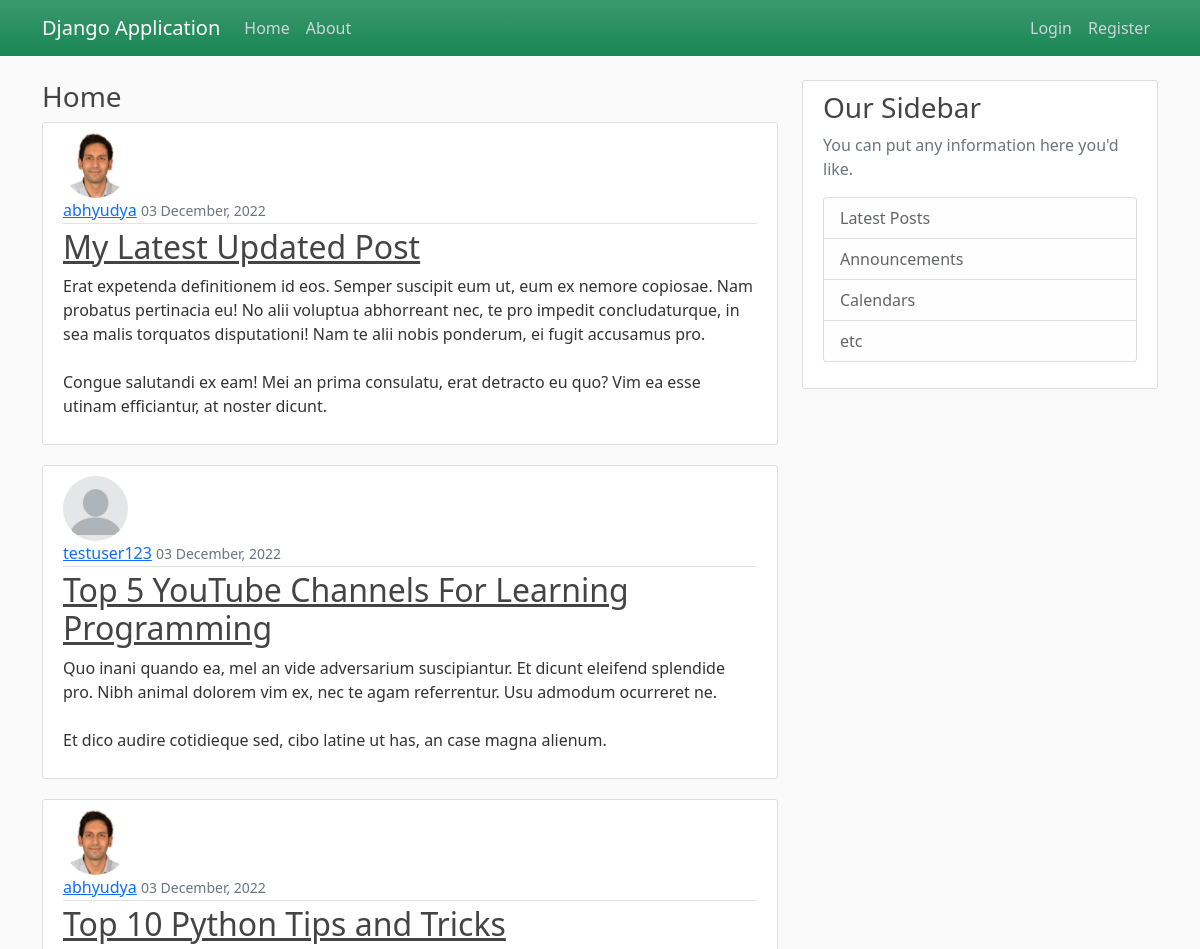
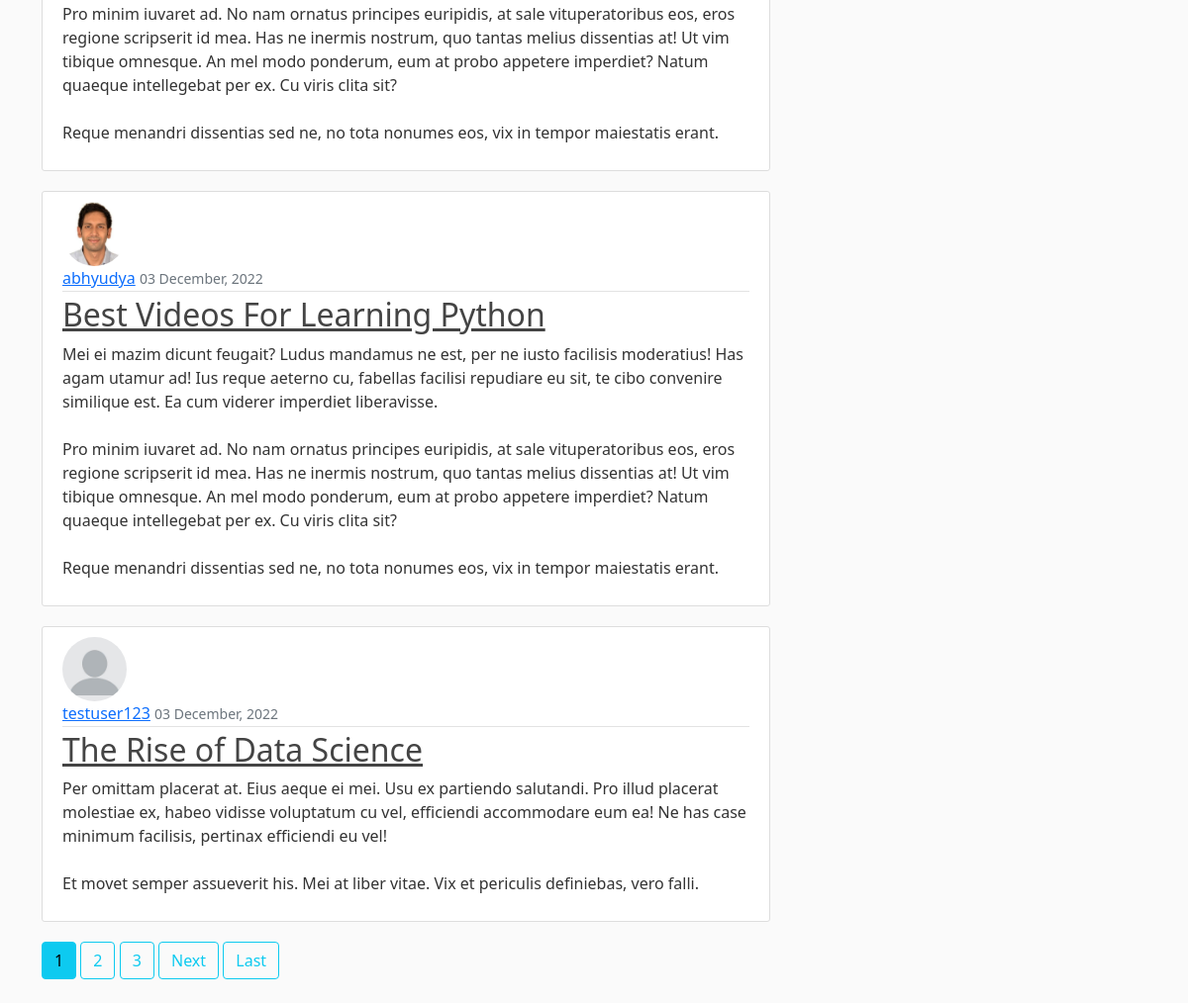
The page / on the database its author committed (2 pictures, top to bottom).
### blog_app/models.py (models this page shows, shortened)
class Post(models.Model):
    title = models.CharField(max_length=100)
    content = models.TextField(max_length=1000)
    date_posted = models.DateTimeField(auto_now_add=True)
    author = models.ForeignKey(User, on_delete=models.CASCADE)

### user_app/models.py (models this page shows, shortened)
class Profile(models.Model):
    user = models.OneToOneField(User, on_delete=models.CASCADE)
    image = models.ImageField(default='default.jpg', upload_to='profile_pics')

### blog_app/views.py (the view)
# urls.py: path('', PostListView.as_view(), name='blog-home'),
class PostListView(ListView):
    model = Post
    template_name = 'blog_app/home.html'
    context_object_name = 'posts'
    ordering= ['-date_posted']
    paginate_by= 5

### blog_app/templates/blog_app/home.html (shortened to what this page needs)
{% extends 'blog_app/base.html' %}
{% block content %}
    <h3>Home</h3>
    {% for post in posts %}
    <article class="media content-section">
      <img class="rounded-circle article-img" src="{{ post.author.profile.image.url }}" alt="author`s profile picture">
        <div class="media-body">
          <div class="article-metadata">
            <a class="mr-2" href="{% url 'user-posts' post.author.username %}">{{ post.author }}</a>
            <small class="text-muted">{{ post.date_posted|date:'d F, Y'}}</small>
          </div>
          <h2><a class="article-title" href="{% url 'post-detail' post.id %}">{{ post.title }}</a></h2>
          <p class="article-content">{{ post.content }}</p>
        </div>
    </article>
    {% endfor %}
    {% if is_paginated %}
      {% for num in page_obj.paginator.page_range %}
        {% if page_obj.number == num %}
          <a class="btn btn-info mb-4" href="?page={{ num }}">{{ num }}</a>
        {% elif num > page_obj.number|add:'-3' and num < page_obj.number|add:'3' %}
          <a class="btn btn-outline-info mb-4" href="?page={{ num }}">{{ num }}</a>
        {% endif %}
      {% endfor %}
      {% if page_obj.has_next %}
        <a class="btn btn-outline-info mb-4" href="?page={{ page_obj.next_page_number }}">Next</a>
        <a class="btn btn-outline-info mb-4" href="?page={{ page_obj.paginator.num_pages }}">Last</a>
      {% endif %}
    {% endif %}
{% endblock content %}

### blog_app/templates/blog_app/base.html (shortened to what this page needs)
{% load static %}
<!DOCTYPE html>
<html lang="en">
<head>
    <link href="https://cdn.jsdelivr.net/npm/bootstrap@5.0.2/dist/css/bootstrap.min.css" rel="stylesheet">
    <link rel="stylesheet" type="text/css" href="{% static 'blog_app/main.css' %}">
</head>
<body>
    <header class="site-header">
        <nav class="navbar navbar-expand-md navbar-dark bg-success bg-gradient fixed-top">
          <div class="container">
            <a class="navbar-brand mr-4" href="{% url 'blog-home' %}">Django Application</a>
            <div class="collapse navbar-collapse" id="navbarToggle">
              <div class="navbar-nav mr-auto">
                <a class="nav-item nav-link" href="{% url 'blog-home' %}">Home</a>
                <a class="nav-item nav-link" href="{% url 'blog-about' %}">About</a>
              </div>
              <div class="navbar-nav ms-auto">
                {% if user.is_authenticated %}
                <a class="nav-item nav-link" href="{% url 'post-create' %}">New Post</a>
                  <a class="nav-item nav-link" href="{% url 'logout' %}">Logout</a>
                  <a class="nav-item nav-link" href="{% url 'profile' %}">Profile</a>
                {% else %}
                  <a class="nav-item nav-link" href="{% url 'login' %}">Login</a>
                  <a class="nav-item nav-link" href="{% url 'register' %}">Register</a>
                {% endif %}
              </div>
            </div>
          </div>
        </nav>
    </header>
    <main role="main" class="container">
        <div class="row">
          <div class="col-md-8">
            {% block content %}{% endblock %}
          </div>
          <div class="col-md-4">
            <div class="content-section">
              <h3>Our Sidebar</h3>
              <p class='text-muted'>You can put any information here you'd like.
                <ul class="list-group">
                  <li class="list-group-item list-group-item-light">Latest Posts</li>
                  <li class="list-group-item list-group-item-light">Announcements</li>
                  <li class="list-group-item list-group-item-light">Calendars</li>
                  <li class="list-group-item list-group-item-light">etc</li>
                </ul>
              </p>
            </div>
          </div>
        </div>
    </main>
</body>
</html>

### blog_app/static/blog_app/main.css (style rules this page uses)
body { background: #fafafa; color: #333333; margin-top: 5rem; }
h1, h2, h3, h4, h5, h6 { color: #444444; }
ul { margin: 0; }
.site-header .navbar-nav .nav-link { color: #cbd5db; }
.content-section { background: #ffffff; padding: 10px 20px; border: 1px solid #dddddd; border-radius: 3px; margin-bottom: 20px; }
.article-title { color: #444444; }
.article-content { white-space: pre-line; }
.article-img { height: 65px; width: 65px; margin-right: 16px; }
.article-metadata { padding-bottom: 1px; margin-bottom: 4px; border-bottom: 1px solid #e3e3e3 }

### rows shown on the page
Post: author.profile.image (picture), author "abhyudya", date_posted "03 December, 2022", title "My Latest Updated Post", content "Erat expetenda definitionem id eos. Semper suscipit eum ut, eum ex nemore copiosae. Nam probatus pertinacia eu! No alii voluptua abhorreant nec, te pro impedit concludaturque, in sea malis torquatos disputationi! Nam te alii nobis ponderum, ei fugit accusamus pro. Congue salutandi ex eam! Mei an prima consulatu, erat detracto eu quo? Vim ea esse utinam efficiantur, at noster dicunt."
Post: author.profile.image (placeholder picture), author "testuser123", date_posted "03 December, 2022", title "Top 5 YouTube Channels For Learning Programming", content "Quo inani quando ea, mel an vide adversarium suscipiantur. Et dicunt eleifend splendide pro. Nibh animal dolorem vim ex, nec te agam referrentur. Usu admodum ocurreret ne. Et dico audire cotidieque sed, cibo latine ut has, an case magna alienum."
Post: author.profile.image (picture), author "abhyudya", date_posted "03 December, 2022", title "Top 10 Python Tips and Tricks", content "Pro minim iuvaret ad. No nam ornatus principes euripidis, at sale vituperatoribus eos, eros regione scripserit id mea. Has ne inermis nostrum, quo tantas melius dissentias at! Ut vim tibique omnesque. An mel modo ponderum, eum at probo appetere imperdiet? Natum quaeque intellegebat per ex. Cu viris clita sit? Reque menandri dissentias sed ne, no tota nonumes eos, vix in tempor maiestatis erant."
Post: author.profile.image (picture), author "abhyudya", date_posted "03 December, 2022", title "Best Videos For Learning Python", content "Mei ei mazim dicunt feugait? Ludus mandamus ne est, per ne iusto facilisis moderatius! Has agam utamur ad! Ius reque aeterno cu, fabellas facilisi repudiare eu sit, te cibo convenire similique est. Ea cum viderer imperdiet liberavisse. Pro minim iuvaret ad. No nam ornatus principes euripidis, at sale vituperatoribus eos, eros regione scripserit id mea. Has ne inermis nostrum, quo tantas melius dissentias at! Ut vim tibique omnesque. An mel modo ponderum, eum at probo appetere imperdiet? Natum quaeque intellegebat per ex. Cu viris clita sit? Reque menandri dissentias sed ne, no tota nonumes eos, vix in tempor maiestatis erant."
Post: author.profile.image (placeholder picture), author "testuser123", date_posted "03 December, 2022", title "The Rise of Data Science", content "Per omittam placerat at. Eius aeque ei mei. Usu ex partiendo salutandi. Pro illud placerat molestiae ex, habeo vidisse voluptatum cu vel, efficiendi accommodare eum ea! Ne has case minimum facilisis, pertinax efficiendi eu vel! Et movet semper assueverit his. Mei at liber vitae. Vix et periculis definiebas, vero falli."

### other values the page prints
{{ num }} "1"
{{ num }} "2" "3"
